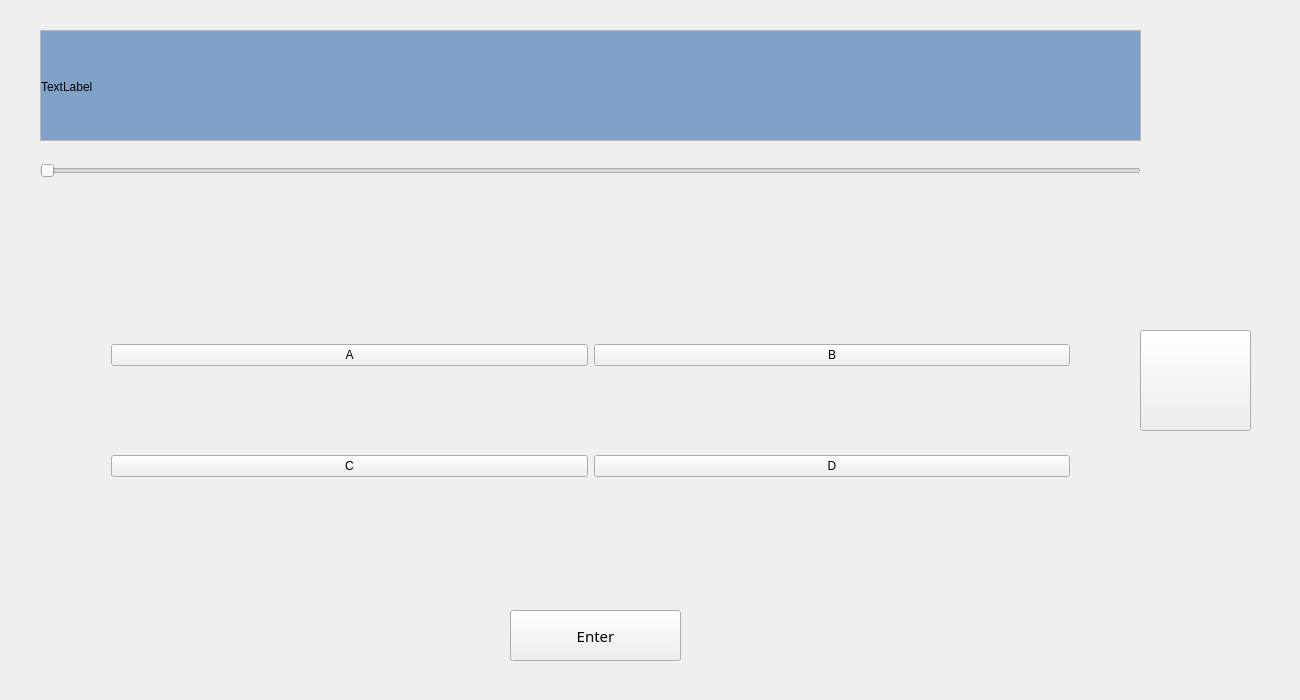
<?xml version="1.0" encoding="UTF-8"?>
<ui version="4.0">
 <class>QTypeVariantsWindowClass</class>
 <widget class="QMainWindow" name="QTypeVariantsWindowClass">
  <property name="geometry">
   <rect>
    <x>0</x>
    <y>0</y>
    <width>1300</width>
    <height>700</height>
   </rect>
  </property>
  <property name="minimumSize">
   <size>
    <width>1300</width>
    <height>700</height>
   </size>
  </property>
  <property name="maximumSize">
   <size>
    <width>1300</width>
    <height>700</height>
   </size>
  </property>
  <property name="windowTitle">
   <string>QUESTION</string>
  </property>
  <widget class="QWidget" name="centralWidget">
   <widget class="QWidget" name="gridLayoutWidget">
    <property name="geometry">
     <rect>
      <x>100</x>
      <y>250</y>
      <width>981</width>
      <height>321</height>
     </rect>
    </property>
    <layout class="QGridLayout" name="gridLayout">
     <item row="1" column="0">
      <widget class="QPushButton" name="VariantC">
       <property name="cursor">
        <cursorShape>PointingHandCursor</cursorShape>
       </property>
       <property name="styleSheet">
        <string notr="true"/>
       </property>
       <property name="text">
        <string>C</string>
       </property>
      </widget>
     </item>
     <item row="0" column="1">
      <widget class="QPushButton" name="VariantB">
       <property name="cursor">
        <cursorShape>PointingHandCursor</cursorShape>
       </property>
       <property name="styleSheet">
        <string notr="true"/>
       </property>
       <property name="text">
        <string>B</string>
       </property>
      </widget>
     </item>
     <item row="1" column="1">
      <widget class="QPushButton" name="VariantD">
       <property name="cursor">
        <cursorShape>PointingHandCursor</cursorShape>
       </property>
       <property name="styleSheet">
        <string notr="true"/>
       </property>
       <property name="text">
        <string>D</string>
       </property>
      </widget>
     </item>
     <item row="0" column="0">
      <widget class="QPushButton" name="VariantA">
       <property name="cursor">
        <cursorShape>PointingHandCursor</cursorShape>
       </property>
       <property name="styleSheet">
        <string notr="true"/>
       </property>
       <property name="text">
        <string>A</string>
       </property>
      </widget>
     </item>
    </layout>
   </widget>
   <widget class="QPushButton" name="Enter">
    <property name="geometry">
     <rect>
      <x>510</x>
      <y>610</y>
      <width>171</width>
      <height>51</height>
     </rect>
    </property>
    <property name="font">
     <font>
      <family>Calibri Light</family>
      <pointsize>11</pointsize>
     </font>
    </property>
    <property name="cursor">
     <cursorShape>PointingHandCursor</cursorShape>
    </property>
    <property name="text">
     <string>Enter</string>
    </property>
   </widget>
   <widget class="QSlider" name="TimeSlider">
    <property name="geometry">
     <rect>
      <x>40</x>
      <y>160</y>
      <width>1101</width>
      <height>22</height>
     </rect>
    </property>
    <property name="styleSheet">
     <string notr="true"/>
    </property>
    <property name="orientation">
     <enum>Qt::Horizontal</enum>
    </property>
   </widget>
   <widget class="QPushButton" name="fiftyFiftyAdvantajeButton">
    <property name="geometry">
     <rect>
      <x>1140</x>
      <y>330</y>
      <width>111</width>
      <height>101</height>
     </rect>
    </property>
    <property name="cursor">
     <cursorShape>PointingHandCursor</cursorShape>
    </property>
    <property name="styleSheet">
     <string notr="true">background-image: url(:/gui/fiftyFifty.png);</string>
    </property>
    <property name="text">
     <string/>
    </property>
   </widget>
   <widget class="QFrame" name="frame">
    <property name="geometry">
     <rect>
      <x>-10</x>
      <y>-10</y>
      <width>1311</width>
      <height>711</height>
     </rect>
    </property>
    <property name="styleSheet">
     <string notr="true">background-image: url(:/gui/backgroundQuestions.png);</string>
    </property>
    <property name="frameShape">
     <enum>QFrame::StyledPanel</enum>
    </property>
    <property name="frameShadow">
     <enum>QFrame::Raised</enum>
    </property>
   </widget>
   <widget class="QScrollArea" name="scrollArea">
    <property name="geometry">
     <rect>
      <x>40</x>
      <y>30</y>
      <width>1101</width>
      <height>111</height>
     </rect>
    </property>
    <property name="widgetResizable">
     <bool>true</bool>
    </property>
    <widget class="QWidget" name="scrollAreaWidgetContents">
     <property name="geometry">
      <rect>
       <x>0</x>
       <y>0</y>
       <width>1099</width>
       <height>109</height>
      </rect>
     </property>
     <widget class="QLabel" name="Question">
      <property name="geometry">
       <rect>
        <x>0</x>
        <y>0</y>
        <width>1101</width>
        <height>111</height>
       </rect>
      </property>
      <property name="styleSheet">
       <string notr="true">background-color: rgb(128, 162, 201);</string>
      </property>
      <property name="text">
       <string>TextLabel</string>
      </property>
     </widget>
    </widget>
   </widget>
   <zorder>frame</zorder>
   <zorder>gridLayoutWidget</zorder>
   <zorder>Enter</zorder>
   <zorder>TimeSlider</zorder>
   <zorder>fiftyFiftyAdvantajeButton</zorder>
   <zorder>scrollArea</zorder>
  </widget>
 </widget>
 <layoutdefault spacing="6" margin="11"/>
 <resources>
  <include location="gui.qrc"/>
 </resources>
 <connections/>
</ui>
